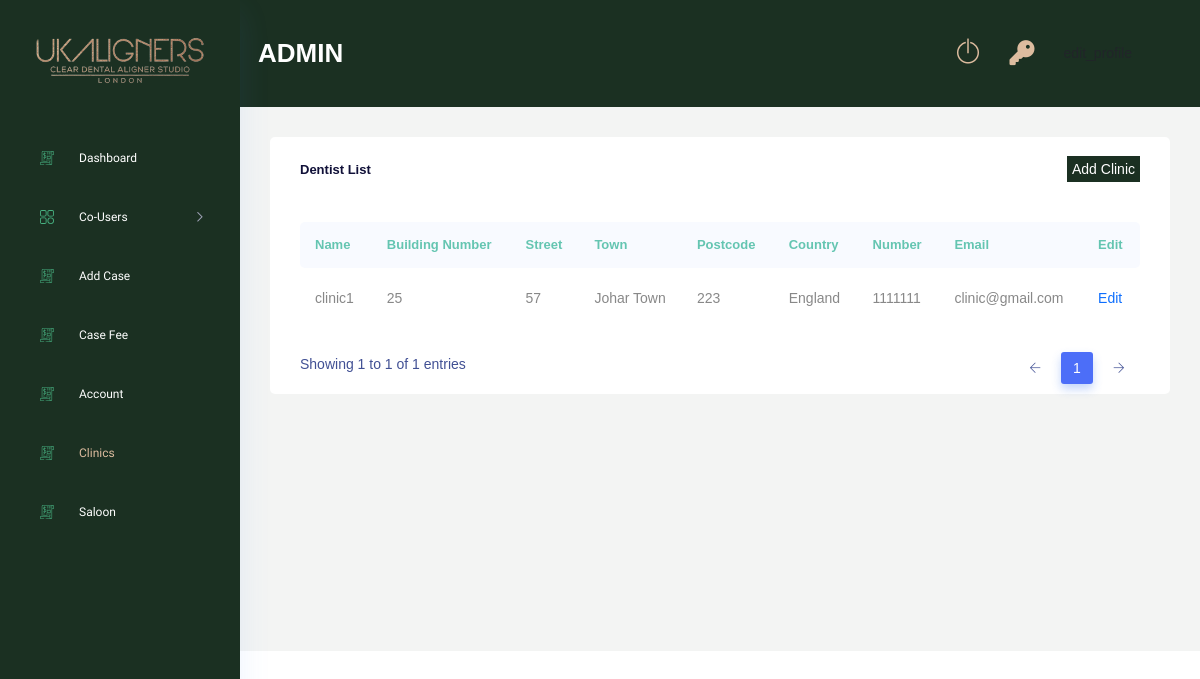
The page /clinic-list/ (signed in) on the database its author committed.
### Users/models.py (models this page shows, shortened)
class Account(AbstractBaseUser):
    email 					= models.EmailField(verbose_name="email", max_length=60, unique=True)
    username 				= models.CharField(max_length=30)
    date_joined				= models.DateTimeField(verbose_name='date joined', auto_now_add=True)
    last_login				= models.DateTimeField(verbose_name='last login', auto_now=True)
    is_active				= models.BooleanField(default=True)
    is_staff				= models.BooleanField(default=False)
    is_superuser			= models.BooleanField(default=False)
    is_admin				= models.BooleanField(default=False)
    is_manager   			= models.BooleanField(default=False)
    is_planner   			= models.BooleanField(default=False)
    is_technician   		= models.BooleanField(default=False)
    is_dentist      		= models.BooleanField(default=False)
    is_salon           		= models.BooleanField(default=False)
    is_individual     		= models.BooleanField(default=False)
    hide_email				= models.BooleanField(default=True)
    USERNAME_FIELD = 'email'
    REQUIRED_FIELDS = ['username']
    objects = MyAccountManager()

### DentistRoll/models.py (models this page shows, shortened)
class Clinic(models.Model):
    name                    = models.CharField(max_length=150, unique=True)
    building_number         = models.CharField(max_length=50)
    street                  = models.CharField(max_length=150)
    town                    = models.CharField(max_length=150)
    postcode                = models.CharField(max_length=150)
    country                 = models.CharField(max_length=150)
    number                  = models.CharField(max_length=50)
    email                   = models.EmailField()
    class Meta:
        verbose_name_plural = "Clinics"

### AdminRoll/views.py (the view)
# urls.py: path('clinic-list/', views.clinic_list, name="clinic_list"),
@login_required(login_url='login')
def clinic_list(request):
    if request.user.is_admin:
        clinic_list_obj = Clinic.objects.all()
        context = {
            'clinic_list_obj':clinic_list_obj
        }
        return render(request,'adminRoll/clinic_list.html',context)
    else:
        return redirect('login')

### AdminRoll/templates/adminRoll/clinic_list.html (shortened to what this page needs)
{% extends 'base.html' %}
{% load static %}
{% block content %}
<div class="main_content_iner ">
    <div class="container-fluid p-0">
        <div class="row justify-content-center">
            <div class="col-lg-12">
                <div class="white_card card_height_100 mb_30">
                    <div class="white_card_header">
                        <div class="box_header m-0">
                            <div class="main-title">
                                <h3 class="m-0">Dentist List</h3>
                            </div>
                            <div class="main-title">
                                <a href="{% url 'AdminRoll:create_clinic' %}" class="add-user-btn">Add Clinic</a>
                            </div>
                        </div>
                    </div>
                    <div class="white_card">
                        <div class="QA_section plr_30">
                            <div class="QA_table mb_30">
                                <table class="table lms_table_active ">
                                    <thead>
                                        <tr>
                                            <th scope="col">Name</th>
                                            <th scope="col">Building Number</th>
                                            <th scope="col">Street</th>
                                            <th scope="col">Town</th>
                                            <th scope="col">Postcode</th>
                                            <th scope="col">Country</th>
                                            <th scope="col">Number</th>
                                            <th scope="col">Email</th>
                                            <th scope="col">Edit</th>
                                        </tr>
                                    </thead>
                                    <tbody>
                                        {% for obj in clinic_list_obj %}
                                        <tr>
                                            <td>{{ obj.name }}</td>
                                            <td>{{ obj.building_number }}</td>
                                            <td>{{ obj.street }}</td>
                                            <td>{{ obj.town }}</td>
                                            <td>{{ obj.postcode }}</td>
                                            <td>{{ obj.country }}</td>
                                            <td>{{ obj.number }}</td>
                                            <td>{{ obj.email }}</td>
                                            <td><a href="{% url 'AdminRoll:edit_clinic' obj.id %}">Edit</a></td>
                                        </tr>
                                        {% endfor %}
                                    </tbody>
                                </table>
                            </div>
                        </div>
                    </div>
                </div>
            </div>
        </div>
    </div>
</div>
{% endblock %}

### templates/layout/navbar.html (shortened to what this page needs)
{% load static %}
<div class="container-fluid g-0">
    <div class="row">
        <div class="col-lg-12 p-0 ">
            <div class="header_iner d-flex justify-content-between align-items-center"
                 style="background: rgb(27, 48, 34)">
                <div class="serach_field-area d-flex align-items-center">
                    <div>
                        <h3 class="mt-2" style="color: white;text-transform: uppercase;">{{ request.user.username }}</h3>
                    </div>
                </div>
                <div class="header_right d-flex justify-content-between align-items-center">
                    <div class="header_notification_warp d-flex align-items-center">
                        <li>
                            <a class="" style="color: #DDBC9FFF" href="{% url 'logout' %}"> <i
                                    class="ti-power-off" style="font-size:25px"></i></a>
                        </li>
                        <li>
                            <a class="" style="color: #DDBC9FFF" href="{% url 'password_reset' %}"> <i
                                    class="fa fa-key"
                                    aria-hidden="true" style="font-size:25px"></i></a>
                        </li>
                        <li>
                        </li>
                    </div>
                </div>
            </div>
        </div>
    </div>
</div>

### static/css/index.css (style rules this page uses)
.add-user-btn { background-color: rgb(27, 48, 34); color: white; padding: 5px; }

### rows shown on the page
Account: user.username "ADMIN"
Clinic: name "clinic1", building_number "25", street "57", town "Johar Town", postcode "223", country "England", number "1111111", email "clinic@gmail.com"
